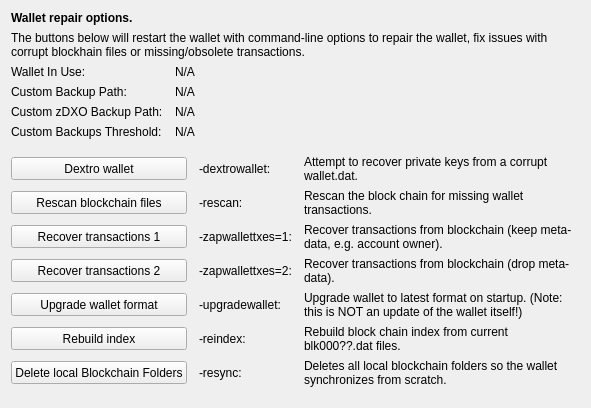
     <widget class="QWidget" name="tab_repair">
      <attribute name="title">
       <string>&amp;Wallet Repair</string>
      </attribute>
      <layout class="QGridLayout" name="gridLayout_4" columnstretch="0,0,0,0">
       <property name="horizontalSpacing">
        <number>12</number>
       </property>
       <item row="0" column="0" colspan="4">
        <widget class="QLabel" name="label_repair_header">
         <property name="font">
          <font>
           <weight>75</weight>
           <bold>true</bold>
          </font>
         </property>
         <property name="text">
          <string>Wallet repair options.</string>
         </property>
        </widget>
       </item>
       <item row="1" column="0" colspan="4">
        <widget class="QLabel" name="label_repair_helptext">
         <property name="font">
          <font>
           <weight>50</weight>
           <bold>false</bold>
          </font>
         </property>
         <property name="text">
          <string>The buttons below will restart the wallet with command-line options to repair the wallet, fix issues with corrupt blockhain files or missing/obsolete transactions.</string>
         </property>
         <property name="wordWrap">
          <bool>true</bool>
         </property>
        </widget>
       </item>
       <item row="2" column="0">
        <widget class="QLabel" name="wallet_path_label">
         <property name="text">
          <string>Wallet In Use:</string>
         </property>
        </widget>
       </item>
       <item row="2" column="1" colspan="3">
        <widget class="QLabel" name="wallet_path">
         <property name="cursor">
          <cursorShape>IBeamCursor</cursorShape>
         </property>
         <property name="text">
          <string>N/A</string>
         </property>
         <property name="textFormat">
          <enum>Qt::PlainText</enum>
         </property>
         <property name="textInteractionFlags">
          <set>Qt::LinksAccessibleByMouse|Qt::TextSelectableByKeyboard|Qt::TextSelectableByMouse</set>
         </property>
        </widget>
       </item>
       <item row="3" column="0">
        <widget class="QLabel" name="wallet_custombackuppath_label">
         <property name="text">
          <string>Custom Backup Path:</string>
         </property>
         <property name="visible">
          <bool>false</bool>
         </property>
        </widget>
       </item>
       <item row="3" column="1" colspan="3">
        <widget class="QLabel" name="wallet_custombackuppath">
         <property name="cursor">
          <cursorShape>IBeamCursor</cursorShape>
         </property>
         <property name="text">
          <string>N/A</string>
         </property>
         <property name="textFormat">
          <enum>Qt::PlainText</enum>
         </property>
         <property name="textInteractionFlags">
          <set>Qt::LinksAccessibleByMouse|Qt::TextSelectableByKeyboard|Qt::TextSelectableByMouse</set>
         </property>
         <property name="visible">
          <bool>false</bool>
         </property>
        </widget>
       </item>
       <item row="4" column="0">
        <widget class="QLabel" name="wallet_customzdxobackuppath_label">
         <property name="text">
          <string>Custom zDXO Backup Path:</string>
         </property>
         <property name="visible">
          <bool>false</bool>
         </property>
        </widget>
       </item>
       <item row="4" column="1" colspan="3">
        <widget class="QLabel" name="wallet_customzdxobackuppath">
         <property name="cursor">
          <cursorShape>IBeamCursor</cursorShape>
         </property>
         <property name="text">
          <string>N/A</string>
         </property>
         <property name="textFormat">
          <enum>Qt::PlainText</enum>
         </property>
         <property name="textInteractionFlags">
          <set>Qt::LinksAccessibleByMouse|Qt::TextSelectableByKeyboard|Qt::TextSelectableByMouse</set>
         </property>
         <property name="visible">
          <bool>false</bool>
         </property>
        </widget>
       </item>
       <item row="5" column="0">
        <widget class="QLabel" name="wallet_custombackupthreshold_label">
         <property name="text">
          <string>Custom Backups Threshold:</string>
         </property>
         <property name="visible">
          <bool>false</bool>
         </property>
        </widget>
       </item>
       <item row="5" column="1" colspan="3">
        <widget class="QLabel" name="wallet_custombackupthreshold">
         <property name="cursor">
          <cursorShape>IBeamCursor</cursorShape>
         </property>
         <property name="text">
          <string>N/A</string>
         </property>
         <property name="textFormat">
          <enum>Qt::PlainText</enum>
         </property>
         <property name="textInteractionFlags">
          <set>Qt::LinksAccessibleByMouse|Qt::TextSelectableByKeyboard|Qt::TextSelectableByMouse</set>
         </property>
         <property name="visible">
          <bool>false</bool>
         </property>
        </widget>
       </item>
       <item row="6" column="0">
        <spacer name="verticalSpacer_repair1">
         <property name="orientation">
          <enum>Qt::Vertical</enum>
         </property>
         <property name="sizeHint" stdset="0">
          <size>
           <width>10</width>
           <height>10</height>
          </size>
         </property>
        </spacer>
       </item>
       <item row="7" column="0" colspan="2">
        <widget class="QPushButton" name="btn_dextrowallet">
         <property name="minimumSize">
          <size>
           <width>100</width>
           <height>23</height>
          </size>
         </property>
         <property name="text">
          <string>Dextro wallet</string>
         </property>
        </widget>
       </item>
       <item row="7" column="2">
        <widget class="QLabel" name="label_repair_dextro_command">
         <property name="text">
          <string notr="true">-dextrowallet:</string>
         </property>
        </widget>
       </item>
       <item row="7" column="3">
        <widget class="QLabel" name="label_repair_dextro">
         <property name="text">
          <string>Attempt to recover private keys from a corrupt wallet.dat.</string>
         </property>
         <property name="wordWrap">
          <bool>true</bool>
         </property>
        </widget>
       </item>
       <item row="8" column="0" colspan="2">
        <widget class="QPushButton" name="btn_rescan">
         <property name="minimumSize">
          <size>
           <width>100</width>
           <height>23</height>
          </size>
         </property>
         <property name="text">
          <string>Rescan blockchain files</string>
         </property>
        </widget>
       </item>
       <item row="8" column="2">
        <widget class="QLabel" name="label_repair_rescan_command">
         <property name="text">
          <string notr="true">-rescan:</string>
         </property>
        </widget>
       </item>
       <item row="8" column="3">
        <widget class="QLabel" name="label_repair_rescan">
         <property name="text">
          <string>Rescan the block chain for missing wallet transactions.</string>
         </property>
         <property name="wordWrap">
          <bool>true</bool>
         </property>
        </widget>
       </item>
       <item row="9" column="0" colspan="2">
        <widget class="QPushButton" name="btn_zapwallettxes1">
         <property name="minimumSize">
          <size>
           <width>100</width>
           <height>23</height>
          </size>
         </property>
         <property name="text">
          <string>Recover transactions 1</string>
         </property>
        </widget>
       </item>
       <item row="9" column="2">
        <widget class="QLabel" name="label_repair_zap1_command">
         <property name="text">
          <string notr="true">-zapwallettxes=1:</string>
         </property>
        </widget>
       </item>
       <item row="9" column="3">
        <widget class="QLabel" name="label_repair_zap1">
         <property name="text">
          <string>Recover transactions from blockchain (keep meta-data, e.g. account owner).</string>
         </property>
         <property name="wordWrap">
          <bool>true</bool>
         </property>
        </widget>
       </item>
       <item row="10" column="0" colspan="2">
        <widget class="QPushButton" name="btn_zapwallettxes2">
         <property name="minimumSize">
          <size>
           <width>100</width>
           <height>23</height>
          </size>
         </property>
         <property name="text">
          <string>Recover transactions 2</string>
         </property>
        </widget>
       </item>
       <item row="10" column="2">
        <widget class="QLabel" name="label_repair_zap2_command">
         <property name="text">
          <string notr="true">-zapwallettxes=2:</string>
         </property>
        </widget>
       </item>
       <item row="10" column="3">
        <widget class="QLabel" name="label_repair_zap2">
         <property name="text">
          <string>Recover transactions from blockchain (drop meta-data).</string>
         </property>
         <property name="wordWrap">
          <bool>true</bool>
         </property>
        </widget>
       </item>
       <item row="11" column="0" colspan="2">
        <widget class="QPushButton" name="btn_upgradewallet">
         <property name="minimumSize">
          <size>
           <width>100</width>
           <height>23</height>
          </size>
         </property>
         <property name="text">
          <string>Upgrade wallet format</string>
         </property>
        </widget>
       </item>
       <item row="11" column="2">
        <widget class="QLabel" name="label_repair_upgrade_command">
         <property name="text">
          <string notr="true">-upgradewallet:</string>
         </property>
        </widget>
       </item>
       <item row="11" column="3">
        <widget class="QLabel" name="label_repair_upgrade">
         <property name="text">
          <string>Upgrade wallet to latest format on startup. (Note: this is NOT an update of the wallet itself!)</string>
         </property>
         <property name="wordWrap">
          <bool>true</bool>
         </property>
        </widget>
       </item>
       <item row="12" column="0" colspan="2">
        <widget class="QPushButton" name="btn_reindex">
         <property name="minimumSize">
          <size>
           <width>100</width>
           <height>23</height>
          </size>
         </property>
         <property name="text">
          <string>Rebuild index</string>
         </property>
        </widget>
       </item>
       <item row="12" column="2">
        <widget class="QLabel" name="label_repair_reindex_command">
         <property name="text">
          <string notr="true">-reindex:</string>
         </property>
        </widget>
       </item>
       <item row="12" column="3">
        <widget class="QLabel" name="label_repair_reindex">
         <property name="text">
          <string>Rebuild block chain index from current blk000??.dat files.</string>
         </property>
         <property name="wordWrap">
          <bool>true</bool>
         </property>
        </widget>
       </item>
       <item row="13" column="0" colspan="2">
        <widget class="QPushButton" name="btn_resync">
         <property name="minimumSize">
          <size>
           <width>100</width>
           <height>23</height>
          </size>
         </property>
         <property name="text">
          <string>Delete local Blockchain Folders</string>
         </property>
        </widget>
       </item>
       <item row="13" column="2">
        <widget class="QLabel" name="label_repair_resync_command">
         <property name="text">
          <string>-resync:</string>
         </property>
        </widget>
       </item>
       <item row="13" column="3">
        <widget class="QLabel" name="label_repair_resync">
         <property name="text">
          <string>Deletes all local blockchain folders so the wallet synchronizes from scratch.</string>
         </property>
         <property name="wordWrap">
          <bool>true</bool>
         </property>
        </widget>
       </item>
       <item row="14" column="0">
        <spacer name="verticalSpacer_repair2">
         <property name="orientation">
          <enum>Qt::Vertical</enum>
         </property>
         <property name="sizeHint" stdset="0">
          <size>
           <width>20</width>
           <height>10</height>
          </size>
         </property>
        </spacer>
       </item>
      </layout>
     </widget>
